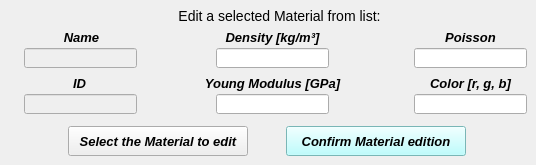
     <widget class="QWidget" name="tab_3">
      <attribute name="title">
       <string>Edit</string>
      </attribute>
      <widget class="QPushButton" name="pushButton_selected_material_to_edit">
       <property name="enabled">
        <bool>true</bool>
       </property>
       <property name="geometry">
        <rect>
         <x>68</x>
         <y>126</y>
         <width>180</width>
         <height>30</height>
        </rect>
       </property>
       <property name="minimumSize">
        <size>
         <width>180</width>
         <height>30</height>
        </size>
       </property>
       <property name="maximumSize">
        <size>
         <width>180</width>
         <height>30</height>
        </size>
       </property>
       <property name="font">
        <font>
         <family>Arial</family>
         <pointsize>10</pointsize>
         <weight>75</weight>
         <italic>true</italic>
         <bold>true</bold>
         <stylestrategy>PreferDefault</stylestrategy>
        </font>
       </property>
       <property name="cursor">
        <cursorShape>ArrowCursor</cursorShape>
       </property>
       <property name="layoutDirection">
        <enum>Qt::LeftToRight</enum>
       </property>
       <property name="autoFillBackground">
        <bool>false</bool>
       </property>
       <property name="styleSheet">
        <string notr="true"/>
       </property>
       <property name="text">
        <string>Select the Material to edit</string>
       </property>
       <property name="shortcut">
        <string>Shift+A</string>
       </property>
       <property name="checkable">
        <bool>false</bool>
       </property>
       <property name="autoDefault">
        <bool>true</bool>
       </property>
       <property name="default">
        <bool>false</bool>
       </property>
       <property name="flat">
        <bool>false</bool>
       </property>
      </widget>
      <widget class="QPushButton" name="pushButton_confirm_material_edition">
       <property name="enabled">
        <bool>true</bool>
       </property>
       <property name="geometry">
        <rect>
         <x>286</x>
         <y>126</y>
         <width>180</width>
         <height>30</height>
        </rect>
       </property>
       <property name="minimumSize">
        <size>
         <width>180</width>
         <height>30</height>
        </size>
       </property>
       <property name="maximumSize">
        <size>
         <width>180</width>
         <height>30</height>
        </size>
       </property>
       <property name="font">
        <font>
         <family>Arial</family>
         <pointsize>10</pointsize>
         <weight>75</weight>
         <italic>true</italic>
         <bold>true</bold>
         <stylestrategy>PreferDefault</stylestrategy>
        </font>
       </property>
       <property name="cursor">
        <cursorShape>ArrowCursor</cursorShape>
       </property>
       <property name="layoutDirection">
        <enum>Qt::LeftToRight</enum>
       </property>
       <property name="autoFillBackground">
        <bool>false</bool>
       </property>
       <property name="styleSheet">
        <string notr="true">background-color: rgb(170, 255, 255);</string>
       </property>
       <property name="text">
        <string>Confirm Material edition</string>
       </property>
       <property name="shortcut">
        <string>Shift+A</string>
       </property>
       <property name="checkable">
        <bool>false</bool>
       </property>
       <property name="autoDefault">
        <bool>true</bool>
       </property>
       <property name="default">
        <bool>false</bool>
       </property>
       <property name="flat">
        <bool>false</bool>
       </property>
      </widget>
      <widget class="QLabel" name="Edit_mat_label">
       <property name="geometry">
        <rect>
         <x>144</x>
         <y>8</y>
         <width>271</width>
         <height>16</height>
        </rect>
       </property>
       <property name="font">
        <font>
         <pointsize>11</pointsize>
        </font>
       </property>
       <property name="text">
        <string>&lt;html&gt;&lt;head/&gt;&lt;body&gt;&lt;p align=&quot;center&quot;&gt;&lt;span style=&quot; font-size:10.5pt;&quot;&gt;Edit a selected Material from list:&lt;/span&gt;&lt;/p&gt;&lt;/body&gt;&lt;/html&gt;</string>
       </property>
       <property name="textFormat">
        <enum>Qt::AutoText</enum>
       </property>
       <property name="alignment">
        <set>Qt::AlignCenter</set>
       </property>
      </widget>
      <widget class="QLineEdit" name="lineEdit_color_edit">
       <property name="geometry">
        <rect>
         <x>414</x>
         <y>94</y>
         <width>113</width>
         <height>20</height>
        </rect>
       </property>
       <property name="font">
        <font>
         <family>Arial</family>
         <pointsize>10</pointsize>
         <weight>75</weight>
         <italic>true</italic>
         <bold>true</bold>
        </font>
       </property>
       <property name="alignment">
        <set>Qt::AlignCenter</set>
       </property>
      </widget>
      <widget class="QLineEdit" name="lineEdit_density_edit">
       <property name="geometry">
        <rect>
         <x>216</x>
         <y>48</y>
         <width>113</width>
         <height>20</height>
        </rect>
       </property>
       <property name="font">
        <font>
         <family>Arial</family>
         <pointsize>10</pointsize>
         <weight>75</weight>
         <italic>true</italic>
         <bold>true</bold>
        </font>
       </property>
       <property name="alignment">
        <set>Qt::AlignCenter</set>
       </property>
      </widget>
      <widget class="QLineEdit" name="lineEdit_name_edit">
       <property name="enabled">
        <bool>false</bool>
       </property>
       <property name="geometry">
        <rect>
         <x>24</x>
         <y>48</y>
         <width>113</width>
         <height>20</height>
        </rect>
       </property>
       <property name="font">
        <font>
         <family>Arial</family>
         <pointsize>10</pointsize>
         <weight>75</weight>
         <italic>true</italic>
         <bold>true</bold>
        </font>
       </property>
       <property name="alignment">
        <set>Qt::AlignCenter</set>
       </property>
      </widget>
      <widget class="QLabel" name="poisson_label_2">
       <property name="geometry">
        <rect>
         <x>436</x>
         <y>30</y>
         <width>69</width>
         <height>16</height>
        </rect>
       </property>
       <property name="text">
        <string>&lt;html&gt;&lt;head/&gt;&lt;body&gt;&lt;p align=&quot;center&quot;&gt;&lt;span style=&quot; font-size:10pt; font-weight:600; font-style:italic;&quot;&gt;Poisson&lt;/span&gt;&lt;/p&gt;&lt;/body&gt;&lt;/html&gt;</string>
       </property>
      </widget>
      <widget class="QLabel" name="edit_color_label">
       <property name="geometry">
        <rect>
         <x>414</x>
         <y>76</y>
         <width>113</width>
         <height>16</height>
        </rect>
       </property>
       <property name="text">
        <string>&lt;html&gt;&lt;head/&gt;&lt;body&gt;&lt;p align=&quot;center&quot;&gt;&lt;span style=&quot; font-size:10pt; font-weight:600; font-style:italic;&quot;&gt;Color [r, g, b]&lt;/span&gt;&lt;/p&gt;&lt;/body&gt;&lt;/html&gt;</string>
       </property>
      </widget>
      <widget class="QLineEdit" name="lineEdit_youngModulus_edit">
       <property name="geometry">
        <rect>
         <x>216</x>
         <y>94</y>
         <width>113</width>
         <height>20</height>
        </rect>
       </property>
       <property name="font">
        <font>
         <family>Arial</family>
         <pointsize>10</pointsize>
         <weight>75</weight>
         <italic>true</italic>
         <bold>true</bold>
        </font>
       </property>
       <property name="alignment">
        <set>Qt::AlignCenter</set>
       </property>
      </widget>
      <widget class="QLabel" name="edit_YoungMod_label">
       <property name="geometry">
        <rect>
         <x>198</x>
         <y>76</y>
         <width>149</width>
         <height>16</height>
        </rect>
       </property>
       <property name="text">
        <string>&lt;html&gt;&lt;head/&gt;&lt;body&gt;&lt;p align=&quot;center&quot;&gt;&lt;span style=&quot; font-size:10pt; font-weight:600; font-style:italic;&quot;&gt;Young Modulus [GPa]&lt;/span&gt;&lt;/p&gt;&lt;/body&gt;&lt;/html&gt;</string>
       </property>
      </widget>
      <widget class="QLabel" name="editName_label">
       <property name="geometry">
        <rect>
         <x>58</x>
         <y>30</y>
         <width>47</width>
         <height>15</height>
        </rect>
       </property>
       <property name="text">
        <string>&lt;html&gt;&lt;head/&gt;&lt;body&gt;&lt;p align=&quot;center&quot;&gt;&lt;span style=&quot; font-size:10pt; font-weight:600; font-style:italic;&quot;&gt;Name&lt;/span&gt;&lt;/p&gt;&lt;/body&gt;&lt;/html&gt;</string>
       </property>
      </widget>
      <widget class="QLabel" name="editID_label">
       <property name="geometry">
        <rect>
         <x>56</x>
         <y>76</y>
         <width>47</width>
         <height>15</height>
        </rect>
       </property>
       <property name="text">
        <string>&lt;html&gt;&lt;head/&gt;&lt;body&gt;&lt;p align=&quot;center&quot;&gt;&lt;span style=&quot; font-size:10pt; font-weight:600; font-style:italic;&quot;&gt;ID&lt;/span&gt;&lt;/p&gt;&lt;/body&gt;&lt;/html&gt;</string>
       </property>
      </widget>
      <widget class="QLineEdit" name="lineEdit_id_edit">
       <property name="enabled">
        <bool>false</bool>
       </property>
       <property name="geometry">
        <rect>
         <x>24</x>
         <y>94</y>
         <width>113</width>
         <height>20</height>
        </rect>
       </property>
       <property name="font">
        <font>
         <family>Arial</family>
         <pointsize>10</pointsize>
         <weight>75</weight>
         <italic>true</italic>
         <bold>true</bold>
        </font>
       </property>
       <property name="alignment">
        <set>Qt::AlignCenter</set>
       </property>
      </widget>
      <widget class="QLineEdit" name="lineEdit_poisson_edit">
       <property name="geometry">
        <rect>
         <x>414</x>
         <y>48</y>
         <width>113</width>
         <height>20</height>
        </rect>
       </property>
       <property name="font">
        <font>
         <family>Arial</family>
         <pointsize>10</pointsize>
         <weight>75</weight>
         <italic>true</italic>
         <bold>true</bold>
        </font>
       </property>
       <property name="alignment">
        <set>Qt::AlignCenter</set>
       </property>
      </widget>
      <widget class="QLabel" name="edit_density_label">
       <property name="geometry">
        <rect>
         <x>198</x>
         <y>30</y>
         <width>149</width>
         <height>16</height>
        </rect>
       </property>
       <property name="text">
        <string>&lt;html&gt;&lt;head/&gt;&lt;body&gt;&lt;p align=&quot;center&quot;&gt;&lt;span style=&quot; font-size:10pt; font-weight:600; font-style:italic;&quot;&gt;Density [kg/m³]&lt;/span&gt;&lt;/p&gt;&lt;/body&gt;&lt;/html&gt;</string>
       </property>
      </widget>
     </widget>
